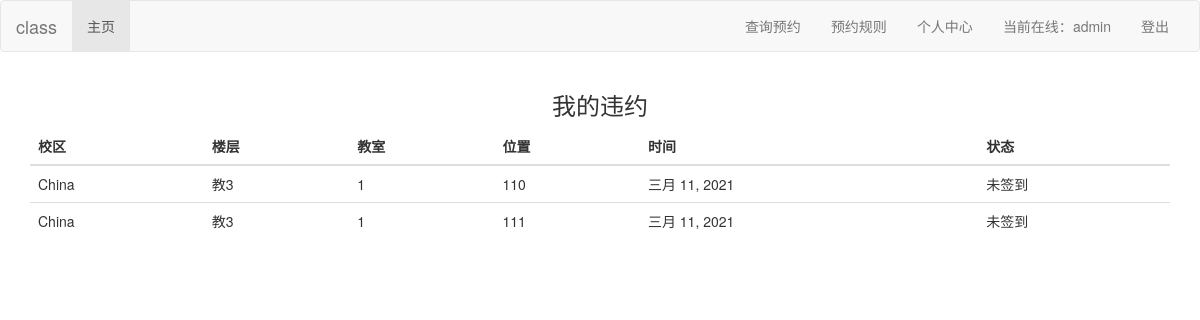
Page /violate/ (signed in) on the committed database.
### login/models.py (models this page shows, shortened)
class AppointmentRecord(models.Model):
    seat = models.ForeignKey('Seat',on_delete=models.CASCADE)
    appoint_date=models.DateField(default=datetime.datetime.now())
    user_id=models.ForeignKey("User",on_delete=models.CASCADE)
    appoint_date_hour=models.DateTimeField(default=datetime.datetime.now())
    appoint_type=models.IntegerField(default=0)#0预测成功，1签到，2签离，3未签到，4未签离，5取消预约
    status=models.IntegerField(default=0)

class Seat(models.Model):
    classRoom = models.ForeignKey('ClassRoom',on_delete=models.CASCADE)
    name=models.CharField(max_length=264)
    status=models.IntegerField(default=0)

class ClassRoom(models.Model):
    name=models.CharField(max_length=264)
    foor = models.ForeignKey('Foor',on_delete=models.CASCADE)

class Foor(models.Model):
    teachingbuilding = models.ForeignKey('Teachingbuilding',on_delete=models.CASCADE)
    campus = models.ForeignKey('Campus',on_delete=models.CASCADE)
    name=models.CharField(max_length=264)

class Campus(models.Model):
    name=models.CharField(max_length=264)

### login/views.py (the view)
# urls.py: url(r'^violate/', views.violate),
def violate(request):
    user_id = request.session.get('user_id', None)
    appointmentList = models.AppointmentRecord.objects.filter(user_id_id=user_id).filter(status__in=(3,4))
    return render(request, 'violate.html',locals())

### templates/violate.html (shortened to what this page needs)
{% extends 'base.html' %}
{% block content %}
    <div class="container">
        <div class="row clearfix">
            <div class="col-md-12 column">
                <div class="row clearfix">
                    <div class="col-md-12 column">
                        <h3 class="text-center">
                            我的违约
                        </h3>
                    </div>
                </div>
                <div class="row clearfix">
                    <div class="col-md-12 column">
                        <table class="table">
                            <thead>
                            <tr>
                                <th>
                                    校区
                                </th>
                                <th>
                                    楼层
                                </th>
                                <th>
                                    教室
                                </th>
                                <th>
                                    位置
                                </th>
                                <th>
                                    时间
                                </th>
                                <th>
                                    状态
                                </th>
                            </tr>
                            </thead>
                            <tbody>
                            {% for foo in appointmentList %}
                                <tr>
                                    <td>
                                        {{ foo.seat.classRoom.foor.campus.name }}
                                    </td>
                                    <td>
                                        {{ foo.seat.classRoom.foor.name }}
                                    </td>
                                    <td>
                                        {{ foo.seat.classRoom.name }}
                                    </td>
                                    <td>
                                        {{ foo.seat.name }}
                                    </td>
                                    <td>
                                        {{ foo.appoint_date }}
                                    </td>
                                    <td>
                                        {% ifequal foo.status 0 %}
                                            预约成功
                                        {% else %}
                                            {% ifequal foo.status 1 %}
                                                占位中
                                            {% else %}
                                                {% ifequal foo.status 2 %}
                                                    离开
                                                {% else %}
                                                    {% ifequal foo.status 3 %}
                                                        未签到
                                                    {% endifequal %}
                                                {% endifequal %}
                                            {% endifequal %}
                                        {% endifequal %}
                                    </td>
                                </tr>
                            {% endfor %}
                            </tbody>
                        </table>
                    </div>
                </div>
            </div>
        </div>
    </div>
{% endblock %}

### rows in the picture
AppointmentRecord: seat.classRoom.foor.campus.name "China", seat.classRoom.foor.name "教3", seat.classRoom.name "1", seat.name "110", appoint_date "三月 11, 2021"
AppointmentRecord: seat.classRoom.foor.campus.name "China", seat.classRoom.foor.name "教3", seat.classRoom.name "1", seat.name "111", appoint_date "三月 11, 2021"

### other values in the picture
{{ request.session.user_name }} "admin"
